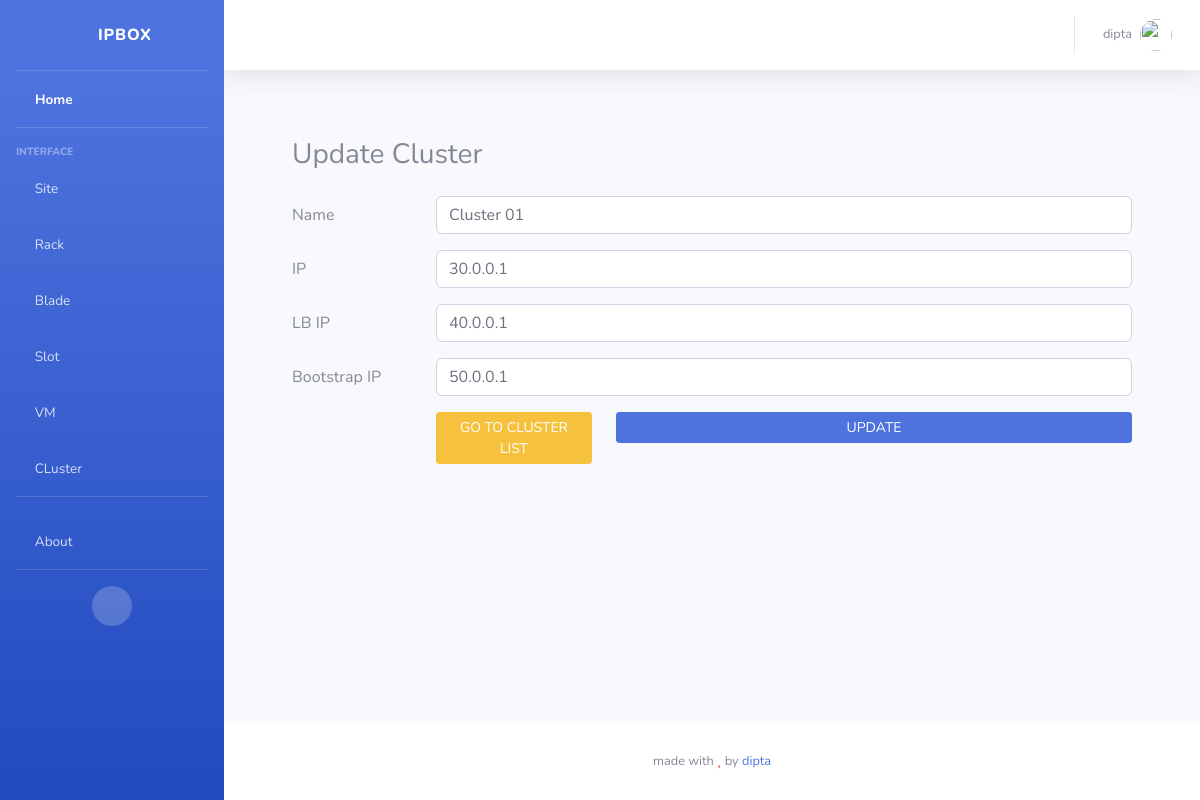
The page /clusters/update/1 (signed in) on the database as committed earlier.
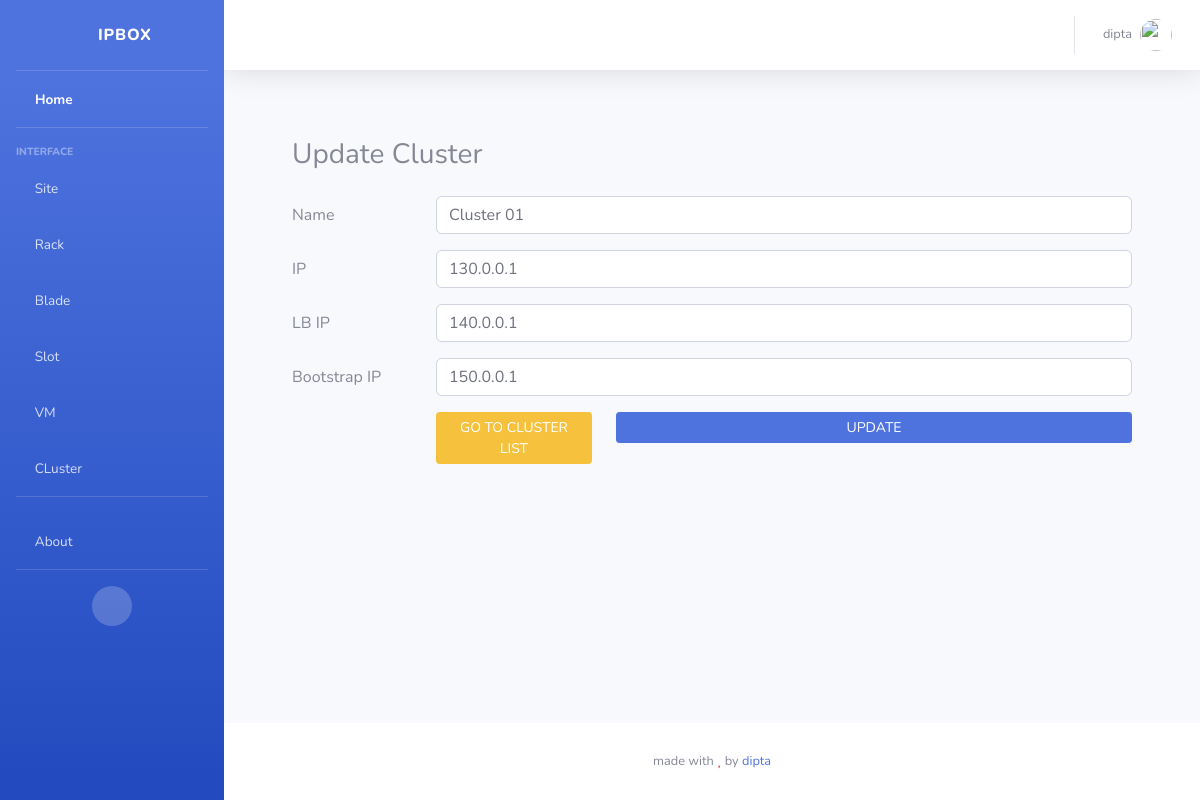
The same page on the database as committed later.
### clusterapp/models.py (models this page shows, shortened)
class Cluster(models.Model):
  name        = models.CharField(max_length=128)
  ip          = models.GenericIPAddressField()
  lb_ip       = models.GenericIPAddressField()
  bootstrap   = models.GenericIPAddressField()
  class Meta:
    verbose_name_plural = "Clusters"

### clusterapp/views.py (the view, shortened to what this page needs)
# urls.py: path('update/<id>', views.clusterUpdate, name='cluster_update'),
@login_required(login_url='accountsapp:login')
def clusterUpdate(request, id):
  if not adminUser(request.user):
    return HttpResponseRedirect(reverse('homepage'))
  cluster = Cluster.objects.get(pk=id)
  context = {
    'cluster': cluster,
  }
  return render(request, 'clusterapp/cluster_update.html', context=context)

### accounts/views.py (called while the page is built)
def generalUser(user):
    res = False
    try:
        if user is None:
            raise ValueError('User Not Found!')
        if not user.is_active:
            raise ValueError('User Not Active!')
        if user.is_authenticated:
            res = True
    except Exception as err:
        pass
    return res

def adminUser(user):
    res = False
    try:
        if generalUser(user):
            if user.is_superuser or user.is_staff:
                res = True
    except Exception as err:
        pass
    return res

### clusterapp/templates/clusterapp/cluster_update.html (shortened to what this page needs)
{% extends 'sbadmin/base.html' %} {% load static %} {% block content %}
<div class="card-body">
  <div class="container my-4">
    <h3 class="my-4">Update Cluster</h3>
    <form method="POST" action="{% url 'clusterapp:cluster_update' cluster.id %}">
      <div class="form-group row">
        <label for="clustername" class="col-sm-2 col-form-label">Name</label>
        <div class="col">
          <input
            type="text"
            class="form-control"
            value="{{ cluster.name }}"
            id="clustername"
            name="clustername"
            required
          />
        </div>
      </div>
      <div class="form-group row">
        <label for="clusterip" class="col-sm-2 col-form-label">IP</label>
        <div class="col">
          <input
            type="text"
            class="form-control"
            value="{{ cluster.ip }}"
            id="clusterip"
            name="clusterip"
            required
          />
        </div>
      </div>
      <div class="form-group row">
        <label for="clusterlb_ip" class="col-sm-2 col-form-label">LB IP</label>
        <div class="col">
          <input
            type="text"
            class="form-control"
            value="{{ cluster.lb_ip }}"
            id="clusterlb_ip"
            name="clusterlb_ip"
            required
          />
        </div>
      </div>
      <div class="form-group row">
        <label for="clusterbootstrap" class="col-sm-2 col-form-label"
          >Bootstrap IP</label
        >
        <div class="col">
          <input
            type="text"
            class="form-control"
            value="{{ cluster.bootstrap }}"
            id="clusterbootstrap"
            name="clusterbootstrap"
            required
          />
        </div>
      </div>
      <div class="form-group row">
        <div class="col-sm-2"></div>
        <div class="col">
          <div class="row">
            <div class="col-3">
              <a href="{% url 'clusterapp:clusters' %}" class="btn btn-warning btn-sm btn-block"
                >GO TO CLUSTER LIST</a
              >
            </div>
            <div class="col">
              <button type="submit" class="btn btn-primary btn-sm btn-block">
                UPDATE
              </button>
            </div>
          </div>
        </div>
      </div>
    </form>
  </div>
</div>
{% endblock content %}

Rows that differ between the two databases and show on the page:
changed Cluster "Cluster 01": clusterip "30.0.0.1" → "130.0.0.1"; clusterlb_ip "40.0.0.1" → "140.0.0.1"; clusterbootstrap "50.0.0.1" → "150.0.0.1"
